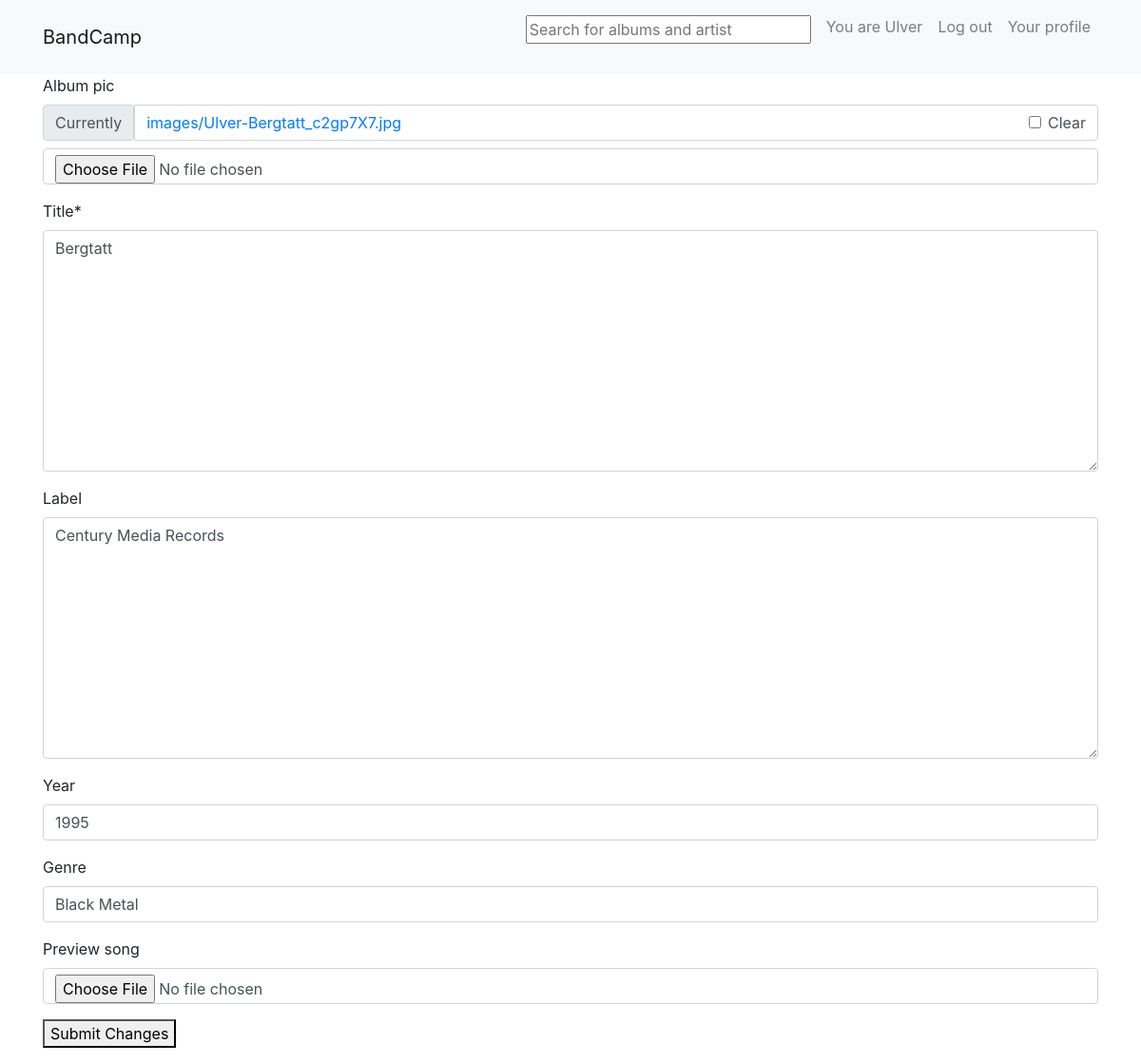
/album_edit/1 (signed in), run on the app's committed database.
### user/models.py (models this page shows)
class User(AbstractUser):
    email = models.EmailField(unique=False ,default="example@gmail.com" , null=True)
    is_artist = models.BooleanField(default=False)

### profiles/models.py (models this page shows, shortened)
class ArtistProfile(models.Model):
    user = models.OneToOneField(User, on_delete=models.CASCADE)
    artist_bio = models.TextField(max_length=100 , editable=True)
    artist_name = models.TextField(max_length=50)
    artist_pic = models.ImageField(null=True , blank=True ,upload_to="images/" , editable=True)
    follower = models.ManyToManyField(User , related_name="artists_follower")

class Album(models.Model):
    title = models.TextField(max_length=50 , editable=True)
    artist = models.ForeignKey(User , on_delete=models.CASCADE)
    album_pic = models.ImageField(null=True , blank=True , upload_to="images/" , editable=True)
    label = models.TextField(max_length= 30 , null=True , blank=True , editable=True)
    year = models.IntegerField(null=True , blank=True , editable=True)
    genre = models.CharField(max_length=30 , null=True , blank=True , editable=True)
    preview_song = models.FileField(blank=True , null= True , upload_to="audio/" , editable=True)
    wishlists = models.ManyToManyField(User , related_name="albums")
    buyed = models.ManyToManyField(User , related_name="album_buy")

### profiles/views.py (the view, shortened to what this page needs)
# urls.py: path("album_edit/<int:pk>" , EditAlbumView.as_view() , name="edit_album"),
class EditAlbumView(UpdateView):
    model = Album
    template_name = "edit_album.html" ##Reverse lazy must be reimplemented.
    fields = ["album_pic" , "title" , "label" , "year" , "genre" , "preview_song"]
    def get_object(self, queryset = None) :
        return get_object_or_404(Album , id = self.kwargs["pk"])

### templates/edit_album.html (shortened to what this page needs)
{% extends "base.html" %}
{% load crispy_forms_tags %}
{% block content%}
<form method="post" enctype="multipart/form-data">
    {{form|crispy}}
    <button>Submit Changes</button>
</form>
{% endblock content %}

### templates/base.html (shortened to what this page needs)
{% load static %}
<html>
    <head>
        <link rel="stylesheet" href="https://stackpath.bootstrapcdn.com/bootstrap/4.3.1/css/bootstrap.min.css"
integrity="sha384-ggOyR0iXCbMQv3Xipma34MD+dH/1fQ784/j6cY/iJTQUOhcWr7x9JvoRxT2MZw1T"
crossorigin="anonymous">
    </head>
    <nav class="navbar navbar-expand-lg navbar-light bg-light">
        <div class="container">
            <a class="navbar-brand" href="{% url 'home' %}">BandCamp</a>
            <div class="collapse navbar-collapse" id="navbarNav">
                <ul class="navbar-nav ml-auto">
                    <li class="nav-item">
                        <span class="nav-link">
                            <form action="{% url 'search' %}" method="get" style="display: inline-block; width: 300px;">
                                <input name="q" type="text" placeholder="Search for albums and artist" style="width: 100%;">
                            </form>
                        </span>
                    </li>
                    {% if user.is_authenticated %}
                        {% if user.is_artist %}
                        <li class="nav-item">
                            <span class="nav-link">You are {{user.artistprofile.artist_name}}</span>
                        </li>
                        {% else %}
                        <li class="nav-item">
                            <span class="nav-link">You are {{user}}</span>
                        </li>
                        {% endif %}
                        <li class="nav-item">
                            <a class="nav-link" href="{% url 'logout' %}">Log out</a>
                        </li>
                        {% if user.is_artist %}
                            {% if user.artistprofile %}
                                <li class="nav-item">
                                    <a class="nav-link" href="{% url 'artist_profile_page' user.artistprofile.id %}">Your profile</a>
                                </li>
                                {% else %}
                                <li class="nav-item">
                                    <a class="nav-link" href="{% url 'create_artist_profile_page' %}">Create Profile</a>
                                </li>
                                {% endif %}
                            {% endif %}
                    {% endif %}
                </ul>
            </div>
        </div>
    </nav>
    <div class="container">
        {% block content %}
        {% endblock content %}
    </div>
</html>

### data on the page
User: artistprofile.artist_name "Ulver"
Album: title "Bergtatt", label "Century Media Records", year "1995", genre "Black Metal"
